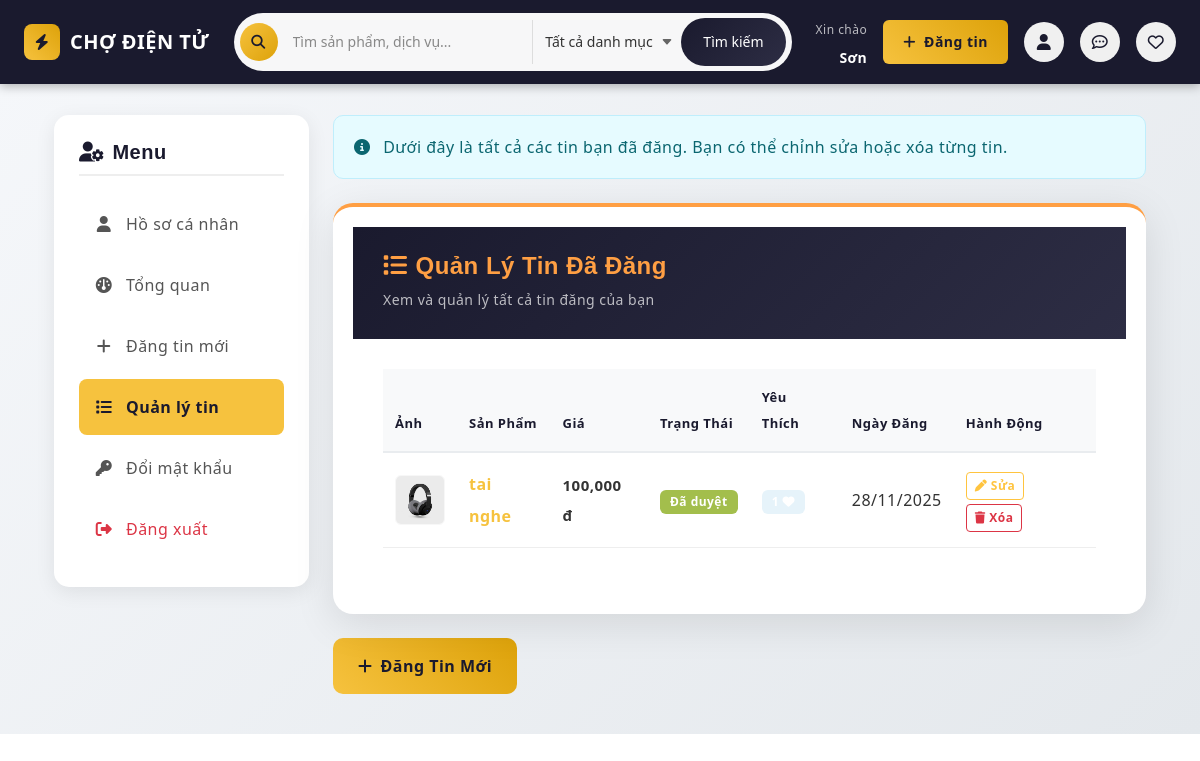
The app's page /user/user_quanlytin.php (signed in) with its own data.
### tables this page shows
CREATE TABLE `products` (
  `id` int(11) NOT NULL,
  `seller_id` int(11) NOT NULL,
  `category_id` int(11) DEFAULT NULL,
  `title` varchar(255) NOT NULL,
  `description` text DEFAULT NULL,
  `price` decimal(12,2) NOT NULL DEFAULT 0.00,
  `currency` varchar(10) DEFAULT 'VND',
  `status` enum('pending','approved','rejected','hidden') DEFAULT 'pending',
  `views` int(11) DEFAULT 0,
  `location_id` int(11) DEFAULT NULL,
  `created_at` timestamp NULL DEFAULT current_timestamp(),
  `updated_at` timestamp NULL DEFAULT current_timestamp() ON UPDATE current_timestamp()
);

### user/user_quanlytin.php (the view, shortened to what this page needs)
<?php
$my_id = $_SESSION['user_id'];
?>
<?php include_once dirname(__DIR__) . '/includes/header.php'; ?>
<div class="profile-page">
    <div class="container">
        <div class="row">
            <div class="col-lg-3 mb-4">
                <div class="profile-sidebar">
                    <h5 class="sidebar-title"><i class="fa-solid fa-user-gear me-2"></i>Menu</h5>
                    <ul class="sidebar-menu">
                        <li><a href="profile.php"><i class="fa-solid fa-user"></i> Hồ sơ cá nhân</a></li>
                        <li><a href="user_dashboard.php"><i class="fa-solid fa-gauge"></i> Tổng quan</a></li>
                        <li><a href="user_dangtin.php"><i class="fa-solid fa-plus"></i> Đăng tin mới</a></li>
                        <li><a href="user_quanlytin.php" class="active"><i class="fa-solid fa-list"></i> Quản lý tin</a></li>
                        <li><a href="doimk.php"><i class="fa-solid fa-key"></i> Đổi mật khẩu</a></li>
                        <li><a href="dangxuat.php" class="text-danger"><i class="fa-solid fa-right-from-bracket"></i> Đăng xuất</a></li>
                    </ul>
                </div>
            </div>
            <div class="col-lg-9">
                <div class="alert alert-info mb-4">
                    <i class="fa-solid fa-info-circle me-2"></i> Dưới đây là tất cả các tin bạn đã đăng. Bạn có thể chỉnh sửa hoặc xóa từng tin.
                </div>
                <div class="card card-custom">
                    <div class="card-header-custom">
                        <h4><i class="fa-solid fa-list me-2"></i>Quản Lý Tin Đã Đăng</h4>
                        <p>Xem và quản lý tất cả tin đăng của bạn</p>
                    </div>
                    <div class="card-body-custom">
                        <div class="table-responsive">
                            <table class="table table-custom align-middle">
                                <thead>
                                    <tr>
                                        <th>Ảnh</th>
                                        <th>Sản Phẩm</th>
                                        <th>Giá</th>
                                        <th>Trạng Thái</th>
                                        <th>Yêu Thích</th>
                                        <th>Ngày Đăng</th>
                                        <th>Hành Động</th>
                                    </tr>
                                </thead>
                                <tbody>
                            <?php
                            $sql = "
                                SELECT p.*,
                                    (SELECT filename
                                        FROM product_images
                                        WHERE product_id = p.id
                                        ORDER BY sort_order ASC LIMIT 1) AS thumb,
                                    (SELECT COUNT(*) FROM favorites WHERE product_id = p.id) AS fav_count
                                FROM products p
                                WHERE p.seller_id = $my_id
                                ORDER BY p.id DESC
                            ";
                            $result = $conn->query($sql);
                            if ($result && $result->num_rows > 0) {
                                while($row = $result->fetch_assoc()) {
                                    $status_badge = '';
                                    if($row['status'] == 'pending') {
                                        $status_badge = '<span class="badge bg-warning text-dark" style="font-size: 12px; font-weight: 700; padding: 6px 10px;">Chờ duyệt</span>';
                                    } elseif($row['status'] == 'approved') {
                                        $status_badge = '<span class="badge bg-success" style="font-size: 12px; font-weight: 700; padding: 6px 10px;">Đã duyệt</span>';
                                    } else {
                                        $status_badge = '<span class="badge bg-danger" style="font-size: 12px; font-weight: 700; padding: 6px 10px;">Từ chối</span>';
                                    }
                                    $img_url = !empty($row['thumb']) ? '../' . $row['thumb'] : 'https://via.placeholder.com/50';
                                    $title = htmlspecialchars($row['title'], ENT_QUOTES, 'UTF-8');
                                    $price = number_format($row['price']);
                                    $fav_count = $row['fav_count'];
                                    $date = date('d/m/Y', strtotime($row['created_at']));
                                    echo "<tr>";
                                    echo "<td><img src='$img_url' width='50' height='50' class='rounded border' style='object-fit:cover;'></td>";
                                    echo "<td><a href='../index.php?id={$row['id']}' target='_blank' class='product-title'>$title</a></td>";
                                    echo "<td class='product-price'>$price đ</td>";
                                    echo "<td>$status_badge</td>";
                                    echo "<td><span class='badge bg-info' style='font-size: 12px; font-weight: 700; padding: 6px 10px; color: #fff;'>$fav_count <i class='fa-solid fa-heart'></i></span></td>";
                                    echo "<td style='font-weight: 500;'>$date</td>";
                                    echo "<td>
                                            <a href='user_sua_tin.php?id={$row['id']}' class='btn btn-sm btn-outline-primary' style='font-weight: 600; font-size: 12px;'>
                                                <i class='fa-solid fa-pen'></i> Sửa
                                            </a>
                                            <a href='xuly_xoa_tin.php?id={$row['id']}'
                                            class='btn btn-sm btn-outline-danger'
                                            style='font-weight: 600; font-size: 12px;'
                                            onclick='return confirm(\"Bạn có chắc chắn muốn xóa tin này không?\")'>
                                            <i class='fa-solid fa-trash'></i> Xóa
                                            </a>
                                        </td>";
                                    echo "</tr>";
                                }
                            } else {
                                echo "<tr><td colspan='7' class='text-center text-muted py-5'>Bạn chưa đăng tin nào!</td></tr>";
                            }
                            ?>
                                </tbody>
                            </table>
                        </div>
                    </div>
                </div>
                <div class="mt-4">
                    <a href="user_dangtin.php" class="btn-new-post">
                        <i class="fa-solid fa-plus me-2"></i>Đăng Tin Mới
                    </a>
                </div>
            </div>
        </div>
    </div>
</div>

### style.css (style rules this page uses)
:root { --header-height: 160px; --header-height-min: 80px; --accent-color: #ffc43f; --dark-color: #222222; --light-dark-color: #727272; --light-color: #fff; --grey-color: #dbdbdb; --light-grey-color: #fafafa; --primary-color: #6995b1; --light-primary-color: #eef1f3; --body-font: "Open Sans", sans-serif; --heading-font: "Nunito", sans-serif; }
body { --bs-link-color: #333; --bs-link-hover-color: #333; --bs-link-color-rgb: 40, 40, 40; --bs-link-hover-color-rgb: 0, 0, 0; --bs-light-rgb: 248, 248, 248; --bs-body-font-family: var(--body-font); --bs-body-font-size: 1rem; --bs-body-font-weight: 400; --bs-body-line-height: 2; --bs-body-color: #747474; --bs-primary: #ffc43f; --bs-primary-rgb: 255, 196, 63; --bs-success: #a3be4c; --bs-success-rgb: 163, 190, 76; --bs-primary-bg-subtle: #fff9eb; --bs-success-bg-subtle: #eef5e5; --bs-border-color: #f7f7f7; --bs-secondary-rgb: 230, 243, 251; --bs-danger-rgb: 249, 235, 231; --bs-warning-rgb: 255, 249, 235; --bs-info-rgb: 230, 243, 250; letter-spacing: 0.03em; }
h1, h2, h3, h4, h5, h6, .display-1, .display-2, .display-3, .display-4, .display-5, .display-6 { font-family: var(--heading-font); font-weight: 700; color: var(--dark-color); }
.container, .container-fluid, .container-lg, .container-md, .container-sm, .container-xl, .container-xxl { --bs-gutter-x: 3rem; }
.btn-outline-primary { --bs-btn-color: #ffc43f; --bs-btn-border-color: #ffc43f; --bs-btn-hover-bg: #ffc107; }

### css/user.css (style rules this page uses)
:root { --accent:#ff9f43; --accent-dark:#e08e0b; --muted:#6c757d; --card-bg:#ffffff; --page-bg:#f4f6f9; }
html,body { height:100%; background:#ffffff; font-family: 'Segoe UI', Roboto, -apple-system, 'Helvetica Neue', Arial; color:#222; }
.card-custom { background:var(--card-bg);border:none;border-radius:10px;box-shadow:0 6px 18px rgba(18,38,63,0.06);padding:20px;color:#222 }
.card.card-custom { border-top:4px solid var(--accent) }
.table img { border-radius:6px;border:1px solid rgba(0,0,0,0.06); }
h1,h2,h3,h4,h5 { color:#222;font-weight:700 }
a { color:var(--accent-dark) }
.alert-info { background:#e6fbff;border-color:#bfeefc;color:#0b6670 }
.card.card-custom h4 { color:var(--accent);font-weight:800 }
.badge { font-weight:700 }

### includes/header.php (style rules this page uses)
body { padding-top: 75px; }

### user/user_quanlytin.php (style rules this page uses)
.profile-page { padding: 40px 0; min-height: calc(100vh - 150px); background: linear-gradient(135deg, #f5f7fa 0%, #e4e8ec 100%); }
.profile-sidebar { background: #fff; border-radius: 15px; box-shadow: 0 5px 20px rgba(0,0,0,0.08); padding: 25px; }
.sidebar-title { font-weight: 700; color: #1a1a2e; margin-bottom: 20px; padding-bottom: 10px; border-bottom: 2px solid #eee; }
.sidebar-menu { list-style: none; padding: 0; margin: 0; }
.sidebar-menu li { margin-bottom: 5px; }
.sidebar-menu a { display: flex; align-items: center; padding: 12px 15px; color: #555; text-decoration: none; border-radius: 8px; transition: all 0.2s ease; }
.sidebar-menu a:hover, .sidebar-menu a.active { background: #f6c23e; color: #1a1a2e; font-weight: 600; }
.sidebar-menu a i { margin-right: 12px; width: 20px; text-align: center; }
.sidebar-menu a.text-danger { color: #dc3545 !important; }
.card-custom { background: #fff; border-radius: 20px; box-shadow: 0 10px 40px rgba(0,0,0,0.1); border: none; overflow: hidden; }
.card-header-custom { background: linear-gradient(135deg, #1a1a2e 0%, #2d2d44 100%); padding: 25px 30px; }
.card-header-custom h4 { color: #fff; font-weight: 700; margin: 0; }
.card-header-custom p { color: rgba(255,255,255,0.7); margin: 5px 0 0; font-size: 14px; }
.card-body-custom { padding: 30px; }
.table-custom thead th { font-weight: 700; color: #1a1a2e; background: #f8f9fa; border-bottom: 2px solid #e9ecef; font-size: 13px; padding: 15px 12px; }
.table-custom tbody td { padding: 15px 12px; border-bottom: 1px solid #eee; color: #333; vertical-align: middle; }
.product-title { color: #f6c23e; font-weight: 700; text-decoration: none; }
.product-price { color: #dc3545; font-weight: 700; font-size: 15px; }
.btn-new-post { background: linear-gradient(45deg, #f6c23e, #dda20a); color: #1a1a2e; border: none; padding: 12px 25px; border-radius: 10px; font-weight: 600; text-decoration: none; transition: all 0.3s ease; display: inline-block; }
.alert { border-radius: 10px; padding: 15px 20px; }

### records on screen
products: title "tai nghe", price "100,000", status "Đã duyệt", created_at "28/11/2025"

### other values on screen
$display_username "Sơn"
